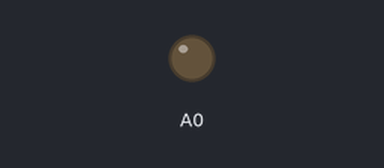
A sketch run on a simulated Arduino Uno R4 WiFi. Parts: output pins drawn as LEDs (lit = HIGH). Random numbers use the default seed unless the sketch sets one.

Above: at 0.0 s.
At 0.8 s:
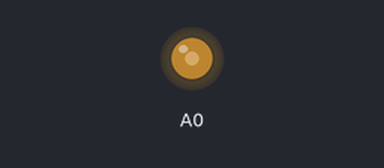
Timing chart, 0 to 2.8 s (numbered marks = the images above):
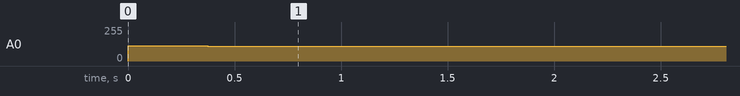

The sketch:

Karplo_Logic.ino
```cpp
// Karplus strong with distortion and reverb //

#include "FspTimer.h"

FspTimer audio_timer;

#define SAMPLERATE  22050
#define MAXTEMPO    14    // 350 BPM 16th note
#define MINTEMPO    111   // 45 BPM 16th note
#define SIZE        256   // audio buffer

float randomf(float minf, float maxf) { return minf + (rand()%(1UL << 31))*(maxf - minf) / (1UL << 31); }
float dist_filter(float input, float peak){ input = input * 4.0f / 3.0f; return clip(input, peak); }
float clip(float cval, float peak){ return (cval > 0) ? ((cval < peak) ? cval : peak) : ((cval > (-1.0f * peak)) ? cval : (-1.0f * peak)); }

  float r = 3.7f;
  float x = 0.1f;
  float b = 0.0f;
  float out = 0;
  float last = 0.0f;
  float curr = 0.0f;
  float delaymem[SIZE];
  uint16_t locat = 0;
  uint16_t bound = SIZE;
  float accum = 0;
  float lowpass = 0.99f; // 0 ... 1.0

const int FIXED_BITS = 14;
const int FIXED_SCALE = (1 << FIXED_BITS);
const int REVERB_SIZE = 0x1200;
const int REVERB_LENGTH = (int)(REVERB_SIZE * 0.9f);
const int REVERB_DECAY = (int)(FIXED_SCALE * 0.7f);

int16_t reverbAddr;
int reverbBuffer[REVERB_SIZE];


void timer_callback(timer_callback_args_t __attribute((unused)) *p_args) {

  delaymem[locat++] = out;
  if (locat >= bound) locat = 0;
  curr = delaymem[locat];
  out = 0.5f * accum;
  accum = accum - (b * (accum - (last + curr)));
  last = curr;

  int16_t sample = 32768 * dist_filter(out, 0.1f);

  int reverb = ((int)reverbBuffer[reverbAddr] * REVERB_DECAY) >> FIXED_BITS;
  reverb += sample;
  reverbBuffer[reverbAddr] = reverb;
  reverbAddr++;
  if (reverbAddr > REVERB_LENGTH) reverbAddr = 0;
  int16_t output = sample + (reverbBuffer[reverbAddr]>>3);

  analogWrite(DAC, 2048 + (output>>4));

}

bool beginTimer(float rate) {

  uint8_t timer_type = GPT_TIMER;
  int8_t tindex = FspTimer::get_available_timer(timer_type);
  if (tindex==0){
    FspTimer::force_use_of_pwm_reserved_timer();
    tindex = FspTimer::get_available_timer(timer_type);
  }
  if (tindex==0){
    return false;
  }

  if(!audio_timer.begin(TIMER_MODE_PERIODIC, timer_type, tindex, rate, 0.0f, timer_callback)){
    return false;
  }

  if (!audio_timer.setup_overflow_irq()){
    return false;
  }

  if (!audio_timer.open()){
    return false;
  }

  if (!audio_timer.start()){
    return false;
  }

  return true;

}

void setup() {

  analogWriteResolution(12);
  beginTimer(SAMPLERATE);

}

void loop() {

  float nx = x;
  x = r * nx * (1.0f - nx);

  b = randomf(0.049, x);

  for (int i = 0; i < SIZE; i++) delaymem[i] = randomf(-1.0f, 1.0f);
  bound = map(SIZE * x, 0, SIZE, 16, SIZE);

  delay(2 * MINTEMPO);

}
```

Measured:
- by itself, A0: 0/255 → 114/255 at 0.00 s, → 113/255 0.19 s later, → 112/255 0.19 s later, → 111/255 0.19 s later, … (6 changes in this stretch)
